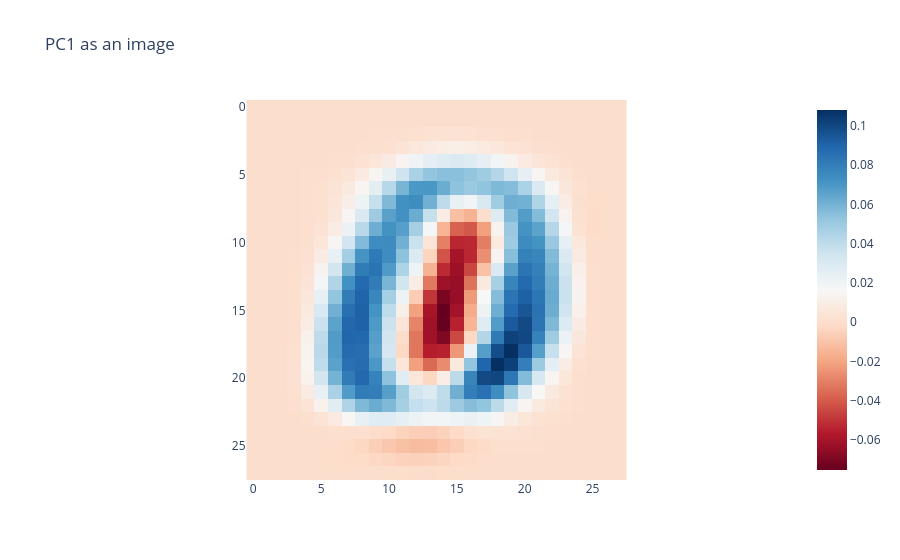

The notebook cell saved with this chart:
### Code cell
# each component is itself a 28 x 28 picture: which pixels it combines
px.imshow(p3.components_[0].reshape(28, 28), color_continuous_scale="RdBu", title="PC1 as an image")

### Figure 1 — Plotly figure (JSON) as saved in the notebook; plotly's stock layout.template omitted (floating-point values rounded to 4 significant figures; data arrays with more than 128 entries replaced by an {"elided": "..."} marker saying what was removed)
{"data": [{"coloraxis": "coloraxis", "hovertemplate": "x: %{x}<br>y: %{y}<br>color: %{z}<extra></extra>", "name": "0", "type": "heatmap", "xaxis": "x", "yaxis": "y", "z": {"elided": "28x28 float values"}}], "layout": {"coloraxis": {"autocolorscale": false, "colorscale": [[0.0, "rgb(103,0,31)"], [0.1, "rgb(178,24,43)"], [0.2, "rgb(214,96,77)"], [0.3, "rgb(244,165,130)"], [0.4, "rgb(253,219,199)"], [0.5, "rgb(247,247,247)"], [0.6, "rgb(209,229,240)"], [0.7, "rgb(146,197,222)"], [0.8, "rgb(67,147,195)"], [0.9, "rgb(33,102,172)"], [1.0, "rgb(5,48,97)"]]}, "title": {"text": "PC1 as an image"}, "xaxis": {"anchor": "y", "constrain": "domain", "domain": [0.0, 1.0], "scaleanchor": "y"}, "yaxis": {"anchor": "x", "autorange": "reversed", "constrain": "domain", "domain": [0.0, 1.0]}}}
